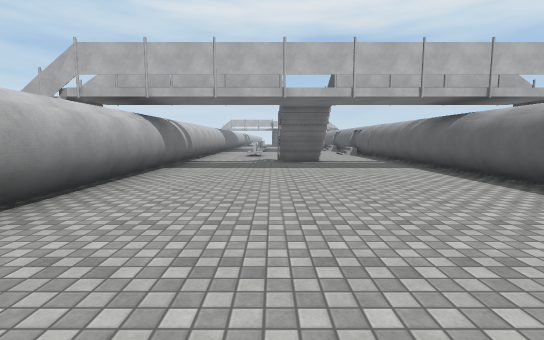
View 1 (above)

16 first-person views from a walk through a Unity game level. The camera is 1.4 m above the floor, tilts 6° down and sees 85° across. The floor is counted in squares, 2 m on a side. Each view is taken from the middle of a square. On the plan, view 1 faces up. The plan holds only what a view shows up to about 10 squares ahead; the rest is blank. The place goes on beyond the plan. Some animated figures are left out. Some surface patterns are stand-ins.

View 2
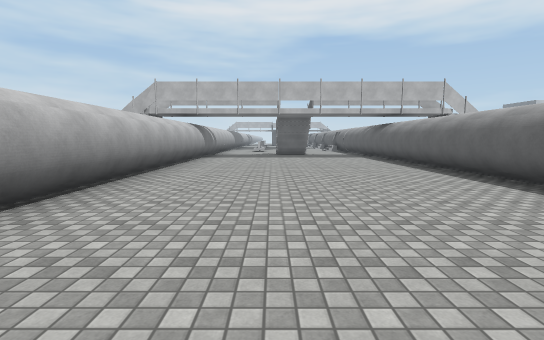

View 3
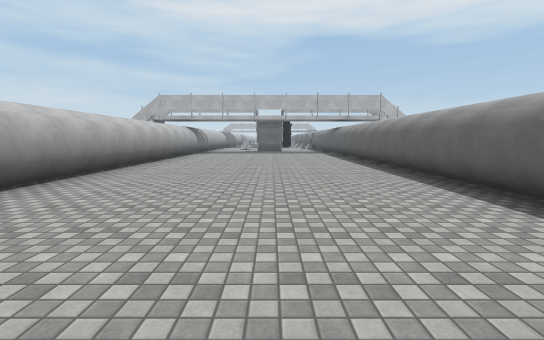

View 4
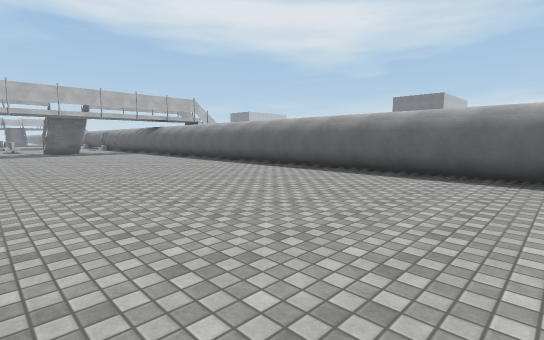

View 5
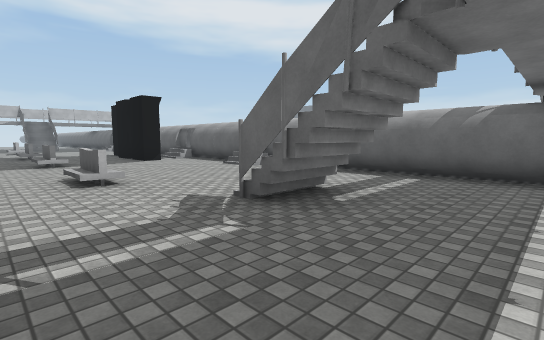

View 6
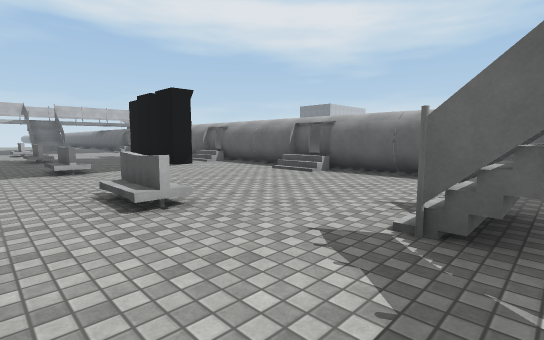

View 7
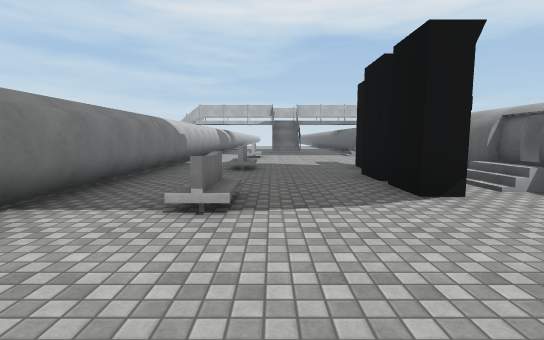

View 8
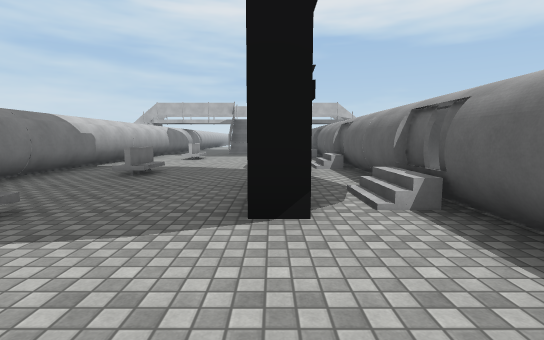

View 9
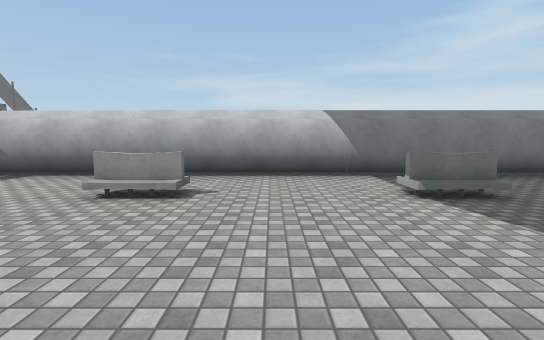

View 10
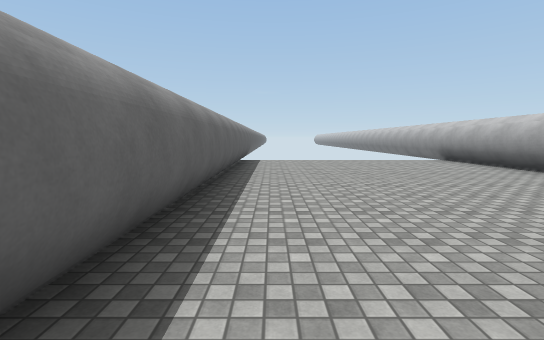

View 11
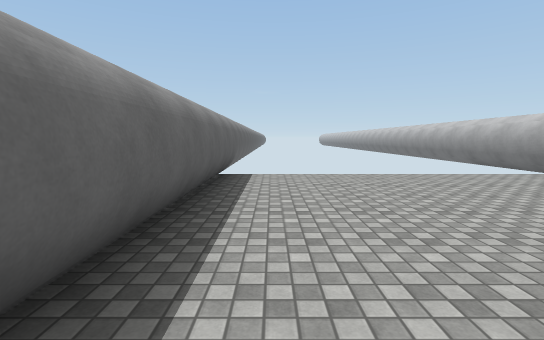

View 12
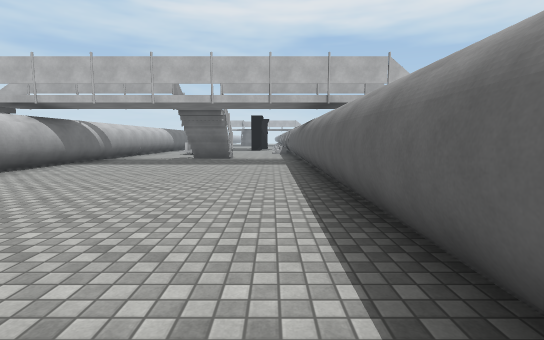

View 13
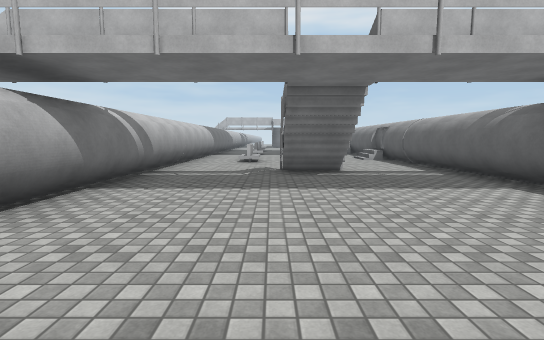

View 14
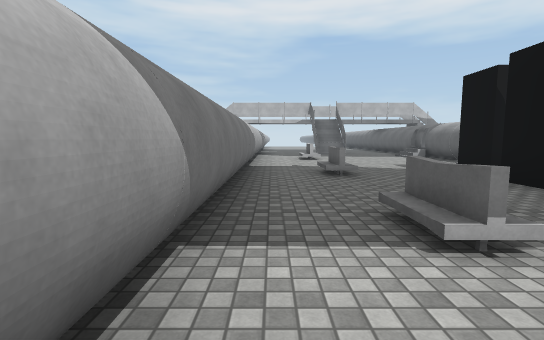

View 15
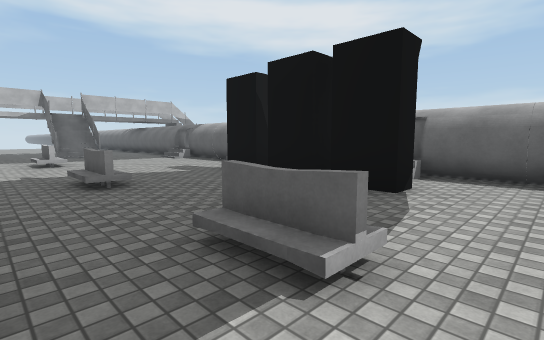

View 16
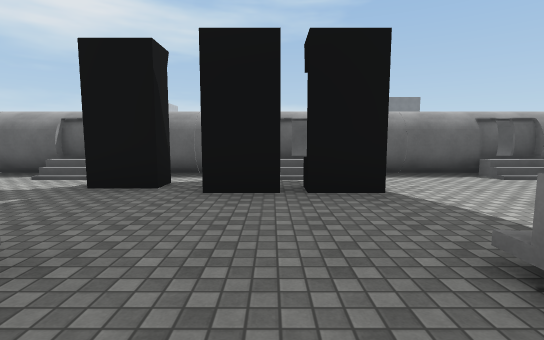

### Floor plan
Points are (right, up) in squares from view 1. A wall is a line through its corners. A room is listed if a view was taken in it or the views show most of it. See-through windows are left out.
Room 1 (views 1, 2, 3, 4, 5, 6, 7, 8, 9, 10, 11, 12, 13, 14, 15, 16)
walls: (0.2, 8.5) (0.2, 9.8); (-0.8, 11.7) (-0.8, 13); (-0.6, 12.9) (-0.6, 11.8); (3.9, 12.7) (3.9, 14.1); (3.7, 13.5) (3.7, 17.4); (-0.7, 15.6) (-0.7, 16.6); (2.4, 16.5) (1.8, 16.5) (1.8, 17.6); (-0.7, 16.8) (-0.7, 15.7) (-1, 15.7); (3.9, 16.9) (3.9, 18.1); (4.1, 17.2) (4.1, 18); (3.7, 17.5) (3.7, 21); (-0.7, 19.5) (-1, 19.5); (3.7, 21.6) (3.7, 23.5); (3.9, 21.6) (3.9, 22.1); (3.7, -8.9) (3.7, 13.3); (-2.4, 23.5) (-2.4, -9.5)
low walls: (-1, 11.8) (-1, 12.5); (-1, 15.7) (-1, 16.5); (-1, 19.5) (-1, 20.5); (-0.7, 20.7) (-0.7, 19.5) (-0.7, 20.6)
objects: other object (2, 18) to (2, 19); other object (2, 20)

Where each view was taken, in squares from view 1:
view 1: 0 up, 0 right, facing up
view 2: 4 down, 0 right, facing up
view 3: 7 down, 1 right, facing up
view 4: 7 down, 2 left, facing up-right
view 5: 7 up, 2 left, facing up-right
view 6: 9 up, 2 left, facing up-right
view 7: 13 up, 0 right, facing up
view 8: 14 up, 2 right, facing up
view 9: 14 up, 3 right, facing left
view 10: 2 up, 3 right, facing down
view 11: 2 down, 3 right, facing down
view 12: 1 down, 3 right, facing up
view 13: 3 up, 0 right, facing up
view 14: 14 up, 2 left, facing up
view 15: 15 up, 2 left, facing up-right
view 16: 18 up, 2 left, facing right
